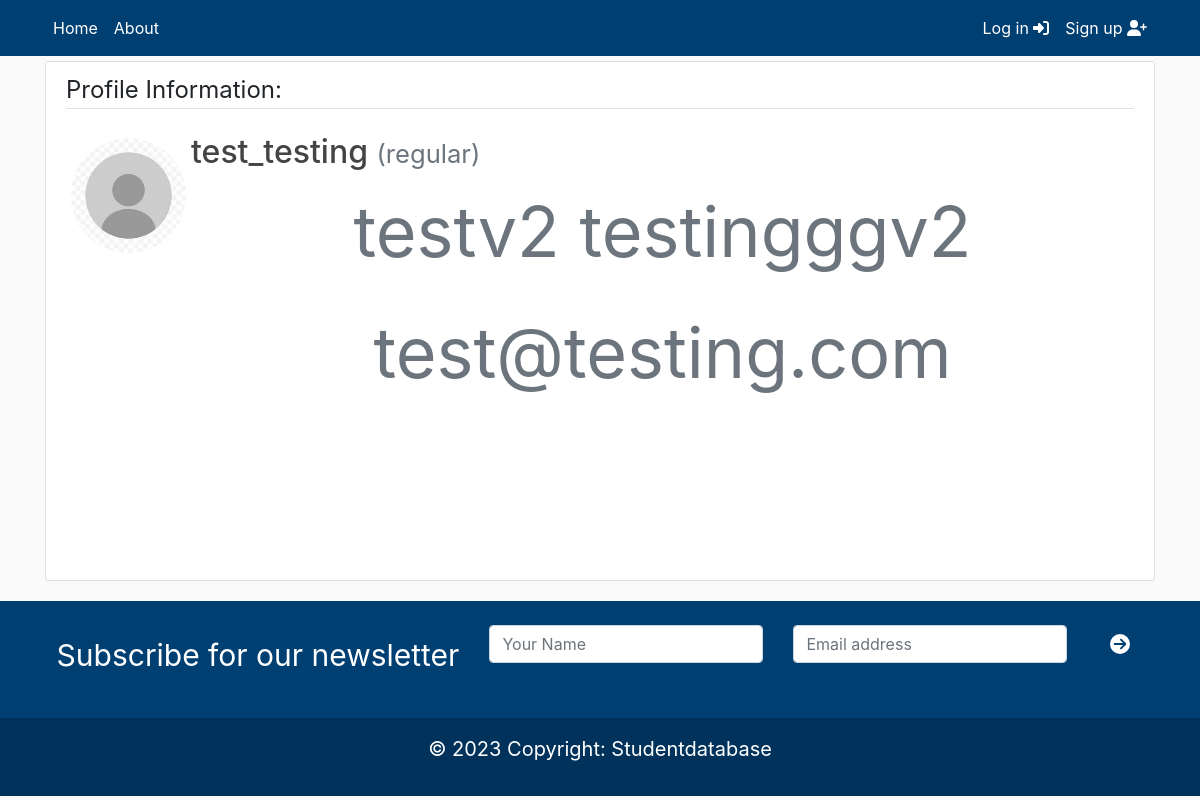
Page /profile/test_testing/ on the committed database.
### users/models.py (models this page shows, shortened)
class CustomUser(AbstractUser):
    def image_upload_to(self, instance=None):
        if instance:
            return os.path.join('Users', self.username, instance)
        return None
    STATUS=(
        ('regular','regular'),
        ('subscriber','subscriber'),
        ('moderator','moderator')
    )
    email=models.EmailField(unique=True)
    status=models.CharField(max_length=100,choices=STATUS,default='regular')
    description=models.TextField('Description',max_length=600,default="",blank=True)
    image = models.ImageField(default='no_user.jpeg', upload_to=image_upload_to)

### users/views.py (the view, shortened to what this page needs)
# urls.py: path('profile/<username>/', views.profile, name='profile/'),
def profile(request, username):
    user = get_user_model().objects.filter(username=username).first()
    if user:
        form = UserUpdateForm(instance=user)
        form.fields['description'].widget.attrs = {'rows': 1}
        return render(request, 'users/profile.html', context={'form': form})
    return redirect("homepage")

### users/forms.py
class UserUpdateForm(forms.ModelForm):
    email = forms.EmailField()
    class Meta:
        model = get_user_model()
        fields = ['first_name', 'last_name', 'email','image', 'description']

### users/templates/users/profile.html (shortened to what this page needs)
{% extends "main/header.html" %}
{% load crispy_forms_tags %}
{% block content %}
<div class="content-section col-lg-12 col-md-12 col-sm-12 tutorial-style" style="min-height:65vh;">
    <legend class="border-bottom mb-4">Profile Information:</legend>
    <form method="POST" enctype="multipart/form-data">
        <div class="media">
            {% if user.username == form.instance.username %}
                <input id="id_image" type="file" name="image" hidden/>
                    <label for="id_image">
                            <img class="rounded-circle account-img profile-image"
                                style="cursor: pointer;" src="{{ form.instance.image.url }}" title="Upload new image">
                    </label>
            {% else %}
                <img class="rounded-circle account-img profile-image" src="{{ form.instance.image.url }}">
            {% endif %}
            <div class="media-body">
                <h2 class="account-heading">{{ form.instance.username }}
                    <small class="text-muted">({{ form.instance.status }})</small>
                </h2>
                <p class="text-secondary">{{ form.instance.first_name }} {{ form.instance.last_name }}</p>
                <p class="text-secondary">{{ form.instance.email }}</p>
            </div>
        </div>
    </form>
</div>
{% endblock content %}

### main/static/main/main.css (style rules this page uses)
:root { --footercolor: #003F72; --navbarcolor: #003F72; --btncolor: #003F72; --socialcolor: #003F72; --brightText: #ffffff; }
body { background: #fafafa; }
h1, h2, h3, h4, h5, h6 { color: #444444; }
.content-section { background: #ffffff; padding: 10px 20px; border: 1px solid #dddddd; border-radius: 3px; margin-bottom: 20px; }
p { text-align: center; font-size: 70px; }
.profile-image { width: 125px; height: 125px; padding: 5px }

### rows in the picture
CustomUser: instance.image (placeholder picture), instance.username "test_testing", instance.status "regular", instance.first_name "testv2", instance.last_name "testingggv2", instance.email "test@testing.com"
